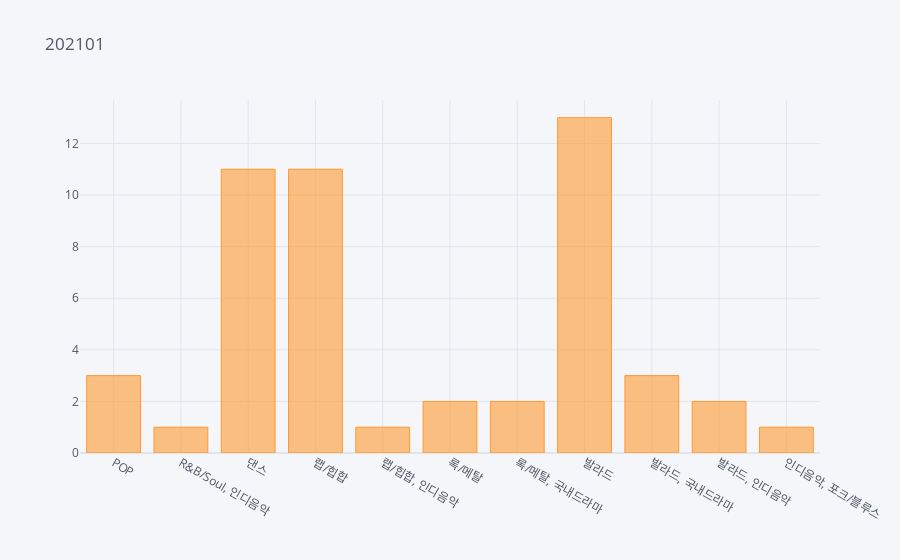

Here is the notebook cell this chart was saved with:
### Code cell
top_202101.iplot(kind='bar',title="202101")

### Figure 1 — Plotly figure (JSON) as saved in the notebook; plotly's stock layout.template omitted (floating-point values rounded to 4 significant figures)
{"data": [{"marker": {"color": "rgba(255, 153, 51, 0.6)", "line": {"color": "rgba(255, 153, 51, 1.0)", "width": 1}}, "name": "total", "orientation": "v", "text": "", "type": "bar", "x": ["POP", "R&B/Soul, 인디음악", "댄스", "랩/힙합", "랩/힙합, 인디음악", "록/메탈", "록/메탈, 국내드라마", "발라드", "발라드, 국내드라마", "발라드, 인디음악", "인디음악, 포크/블루스"], "y": [3, 1, 11, 11, 1, 2, 2, 13, 3, 2, 1]}], "layout": {"legend": {"bgcolor": "#F5F6F9", "font": {"color": "#4D5663"}}, "paper_bgcolor": "#F5F6F9", "plot_bgcolor": "#F5F6F9", "title": {"font": {"color": "#4D5663"}, "text": "202101"}, "xaxis": {"gridcolor": "#E1E5ED", "showgrid": true, "tickfont": {"color": "#4D5663"}, "title": {"font": {"color": "#4D5663"}, "text": ""}, "zerolinecolor": "#E1E5ED"}, "yaxis": {"gridcolor": "#E1E5ED", "showgrid": true, "tickfont": {"color": "#4D5663"}, "title": {"font": {"color": "#4D5663"}, "text": ""}, "zerolinecolor": "#E1E5ED"}}}
